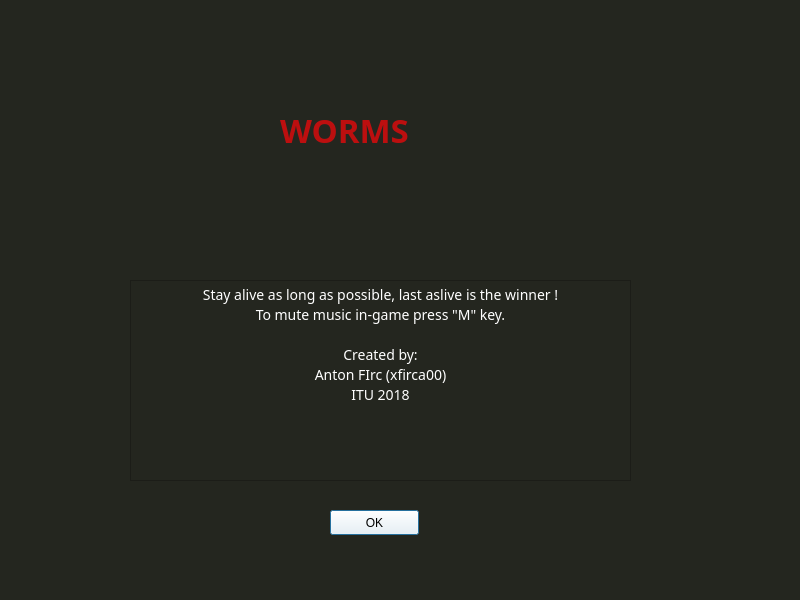
<?xml version="1.0" encoding="UTF-8"?>
<ui version="4.0">
 <class>AboutScreen</class>
 <widget class="QDialog" name="AboutScreen">
  <property name="geometry">
   <rect>
    <x>0</x>
    <y>0</y>
    <width>800</width>
    <height>600</height>
   </rect>
  </property>
  <property name="minimumSize">
   <size>
    <width>800</width>
    <height>600</height>
   </size>
  </property>
  <property name="maximumSize">
   <size>
    <width>800</width>
    <height>600</height>
   </size>
  </property>
  <property name="windowTitle">
   <string>About WORMS</string>
  </property>
  <property name="styleSheet">
   <string notr="true">background: #24261f;</string>
  </property>
  <widget class="QLabel" name="label">
   <property name="geometry">
    <rect>
     <x>280</x>
     <y>110</y>
     <width>181</width>
     <height>39</height>
    </rect>
   </property>
   <property name="font">
    <font>
     <family>Linux Biolinum Keyboard O</family>
     <pointsize>25</pointsize>
     <weight>75</weight>
     <bold>true</bold>
    </font>
   </property>
   <property name="styleSheet">
    <string notr="true">color: #bc0f0f</string>
   </property>
   <property name="text">
    <string>WORMS</string>
   </property>
  </widget>
  <widget class="QTextBrowser" name="textBrowser">
   <property name="geometry">
    <rect>
     <x>130</x>
     <y>280</y>
     <width>501</width>
     <height>201</height>
    </rect>
   </property>
   <property name="font">
    <font>
     <family>Lobster Two</family>
     <weight>75</weight>
     <italic>true</italic>
     <bold>true</bold>
    </font>
   </property>
   <property name="html">
    <string>&lt;!DOCTYPE HTML PUBLIC &quot;-//W3C//DTD HTML 4.0//EN&quot; &quot;http://www.w3.org/TR/REC-html40/strict.dtd&quot;&gt;
&lt;html&gt;&lt;head&gt;&lt;meta name=&quot;qrichtext&quot; content=&quot;1&quot; /&gt;&lt;style type=&quot;text/css&quot;&gt;
p, li { white-space: pre-wrap; }
&lt;/style&gt;&lt;/head&gt;&lt;body style=&quot; font-family:'Lobster Two'; font-size:11pt; font-weight:600; font-style:italic;&quot;&gt;
&lt;p align=&quot;center&quot; style=&quot; margin-top:0px; margin-bottom:0px; margin-left:0px; margin-right:0px; -qt-block-indent:0; text-indent:0px;&quot;&gt;&lt;span style=&quot; font-family:'Open Sans,Arial,sans-serif'; font-size:14px; font-weight:400; font-style:normal; color:#ffffff;&quot;&gt;Stay alive as long as possible, last aslive is the winner !&lt;/span&gt;&lt;/p&gt;
&lt;p align=&quot;center&quot; style=&quot; margin-top:0px; margin-bottom:0px; margin-left:0px; margin-right:0px; -qt-block-indent:0; text-indent:0px;&quot;&gt;&lt;span style=&quot; font-family:'Open Sans,Arial,sans-serif'; font-size:14px; font-weight:400; font-style:normal; color:#ffffff;&quot;&gt;To mute music in-game press &amp;quot;M&amp;quot; key.&lt;/span&gt;&lt;/p&gt;
&lt;p align=&quot;center&quot; style=&quot;-qt-paragraph-type:empty; margin-top:0px; margin-bottom:0px; margin-left:0px; margin-right:0px; -qt-block-indent:0; text-indent:0px; font-family:'Open Sans,Arial,sans-serif'; font-size:14px; font-weight:400; font-style:normal; color:#ffffff;&quot;&gt;&lt;br /&gt;&lt;/p&gt;
&lt;p align=&quot;center&quot; style=&quot; margin-top:0px; margin-bottom:0px; margin-left:0px; margin-right:0px; -qt-block-indent:0; text-indent:0px;&quot;&gt;&lt;span style=&quot; font-family:'Open Sans,Arial,sans-serif'; font-size:14px; font-weight:400; font-style:normal; color:#ffffff;&quot;&gt;Created by:&lt;/span&gt;&lt;/p&gt;
&lt;p align=&quot;center&quot; style=&quot; margin-top:0px; margin-bottom:0px; margin-left:0px; margin-right:0px; -qt-block-indent:0; text-indent:0px;&quot;&gt;&lt;span style=&quot; font-family:'Open Sans,Arial,sans-serif'; font-size:14px; font-weight:400; font-style:normal; color:#ffffff;&quot;&gt;Anton FIrc (xfirca00)&lt;/span&gt;&lt;/p&gt;
&lt;p align=&quot;center&quot; style=&quot; margin-top:0px; margin-bottom:0px; margin-left:0px; margin-right:0px; -qt-block-indent:0; text-indent:0px;&quot;&gt;&lt;span style=&quot; font-family:'Open Sans,Arial,sans-serif'; font-size:14px; font-weight:400; font-style:normal; color:#ffffff;&quot;&gt;ITU 2018&lt;/span&gt;&lt;/p&gt;&lt;/body&gt;&lt;/html&gt;</string>
   </property>
  </widget>
  <widget class="QPushButton" name="pushButton">
   <property name="geometry">
    <rect>
     <x>330</x>
     <y>510</y>
     <width>89</width>
     <height>25</height>
    </rect>
   </property>
   <property name="autoFillBackground">
    <bool>false</bool>
   </property>
   <property name="styleSheet">
    <string notr="true">background-color: #ffffff;</string>
   </property>
   <property name="text">
    <string>OK</string>
   </property>
  </widget>
  <widget class="QPushButton" name="btn_mute">
   <property name="geometry">
    <rect>
     <x>680</x>
     <y>480</y>
     <width>91</width>
     <height>91</height>
    </rect>
   </property>
   <property name="text">
    <string/>
   </property>
   <property name="flat">
    <bool>true</bool>
   </property>
  </widget>
 </widget>
 <resources/>
 <connections/>
</ui>
